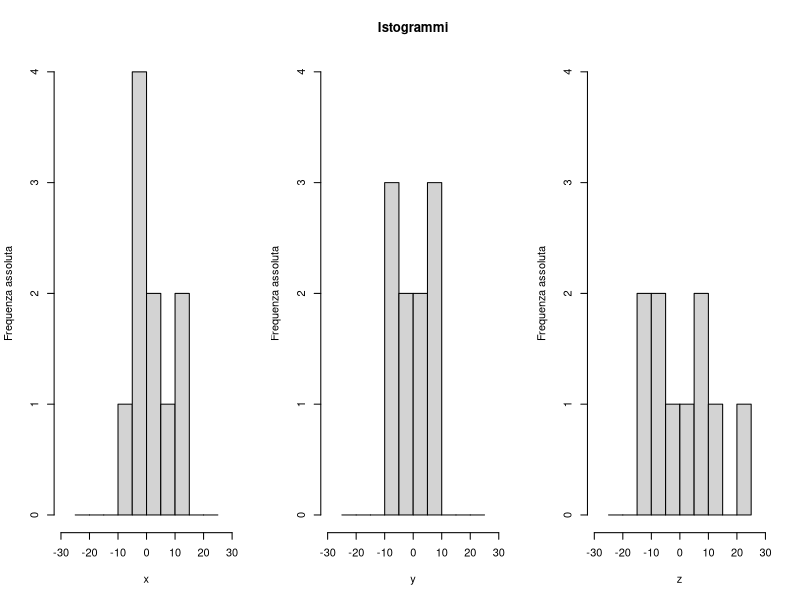

Here is the R script that generated this plot:
## ---- chunk 1
knitr::opts_chunk$set(echo = F, eval= T, message=F, warning=F, error=F, comment=NA, cache=F, include=T, R.options=list(width=100), 
                      dpi = 200, fig.align = "center")
## ---- chunk 2
#| fig-height: 3.5
#| fig-width: 9
x  = c(-1.65,-5.74,-0.84,-4.50,12.90,0.84,-4.73,7.89,10.72,4.40)
y = c(-5.34,-6.26,3.80,-2.15,-1.72,-7.35,6.84,5.92,1.72,7.76)
z = c(7.05, -0.43, -10.21, -5.44, -6.75, -12.33, 13.76, 21.51, 0.43, 6.14)

par(mfrow = c(1,3))
hist(x, ylim = c(0,4), xlim = c(-30,30), breaks = seq(-25,25,5), main = "", ylab = "Frequenza assoluta")
hist(y, ylim = c(0,4), xlim = c(-30,30), breaks = seq(-25,25,5), main = "Istogrammi", ylab = "Frequenza assoluta")
hist(z, ylim = c(0,4), xlim = c(-30,30), breaks = seq(-25,25,5), main = "", ylab = "Frequenza assoluta")
